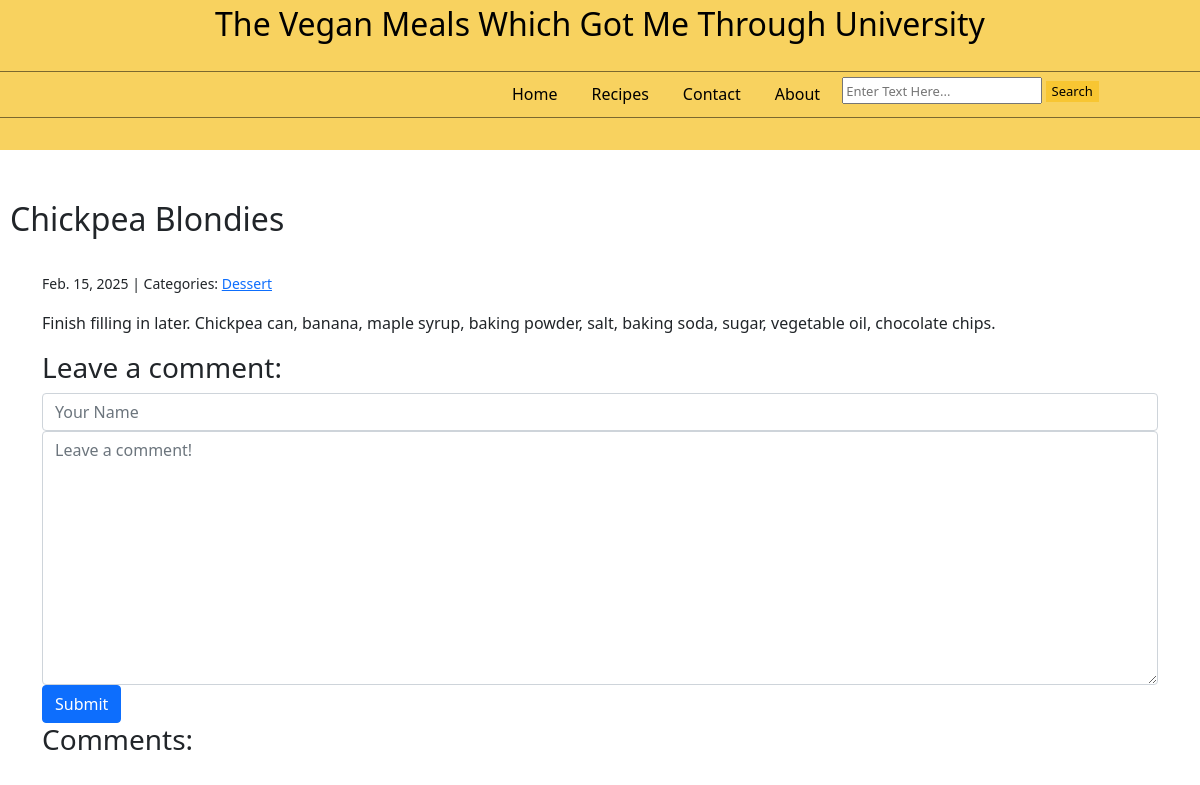
Page /post/6/ on the committed database.
### blog/models.py (models this page shows, shortened)
class Post(models.Model):
    title = models.CharField(max_length=255)
    body = models.TextField()
    created_on = models.DateTimeField(auto_now_add=True)
    last_modified = models.DateTimeField(auto_now=True)
    categories = models.ManyToManyField("Category", related_name="posts")

class Category(models.Model):
    name = models.CharField(max_length=30)
    class Meta:
        verbose_name_plural = "categories"

### blog/views.py (the view, shortened to what this page needs)
# urls.py: path("post/<int:pk>/", views.blog_detail, name="blog_detail"),
def blog_detail(request, pk):
    post = Post.objects.get(pk=pk)
    form = CommentForm()
    comments = Comment.objects.filter(post=post)
    context = {
        "post": post,
        "comments": comments,
        "form" : CommentForm(),
    }
    return render(request, "blog/detail.html", context)

### blog/forms.py
class CommentForm(forms.Form):
    author = forms.CharField(
        max_length=60,
        widget=forms.TextInput(
            attrs={"class": "form-control", "placeholder": "Your Name"}
        ),
    )
    body = forms.CharField(
        widget=forms.Textarea(
            attrs={"class": "form-control", "placeholder": "Leave a comment!"}
        )
    )

### blog/templates/blog/detail.html (shortened to what this page needs)
<!DOCTYPE html>
<html lang="en">
<head>
    {% load static %}
    <link rel="stylesheet" href="https://cdnjs.cloudflare.com/ajax/libs/font-awesome/5.15.4/css/all.min.css" />
    <link rel="stylesheet" href="https://cdn.simplecss.org/simple.min.css">
    <link rel="stylesheet" href="{% static 'css/bootstrap.min.css' %}">
    <div class="header" style="font-size: xx-large;">
        <center>The Vegan Meals Which Got Me Through University  </center>
        <div class="line" style="border-top: 1px solid #000; opacity: 50%;  position: relative; top: 23px;"></div>
            <div class="header_buttons"  style="display:inline-flex; position: relative; top: 18px; left:500px;">
                <center><a href = "{% url 'blog_index' %}" class="btn btn-secondary" style="background-color: rgb(248, 210, 95); color:#000; margin-right: 10px; border: 0px;">Home</a></center>
                <center><a href = "{% url 'blog_index' %}" class="btn btn-secondary" style="background-color: rgb(248, 210, 95); color:#000; margin-right: 10px; border: 0px;">Recipes</a></center>
                <center><a href = "{% url 'contact' %}" class="btn btn-secondary" style="background-color: rgb(248, 210, 95); color:#000; margin-right: 10px; border: 0px;">Contact</a></center>
                <center><a href = "{% url 'blog_index' %}" class="btn btn-secondary" style="background-color: rgb(248, 210, 95); color:#000; margin-right: 10px; border: 0px;">About</a></center>
                <form method="post" style="height: 0px; z-index: 2; position: relative; font-size: small; top: 10px;">
                    <input type="text" style="height: 27px; width: 200px;" placeholder="Enter Text Here...">
                    <button type="submit" style="background-color: rgb(248, 198, 50); border: 0px;">Search</button>
                </form>
            </div>
        <div class="line" style="border-top: 1px solid #000; opacity: 50%; top: 20px; position: relative;"></div>
    </div>
</head>
<body>
    <h2 style="position: relative; top: 200px; left: 10px;">{{ post.title }}</h2>
    <div class="container" style="position: relative; top: 225px;">
        {% block page_content %}
            <small>
                {{ post.created_on.date }} | Categories:
                {% for category in post.categories.all %}
                    <a href="{% url 'blog_category' category.name %}">
                        {{ category.name }}
                    </a>
                {% endfor %}
            </small>
            <p>{{ post.body | linebreaks }}</p>
            <h3>Leave a comment:</h3>
            <form method="post">
                <div>
                    {{ form.author }}
                </div>
                <div>
                    {{ form.body }}
                </div>
                <button type="submit" class="btn btn-primary">Submit</button>
            </form>
            <h3>Comments:</h3>
        {% endblock page_content %}
    </div>
</body>

### blog/templates/blog/detail.html (style rules this page uses)
.header { background-color: rgb(248, 210, 95); color: #000; height: 150px; width:100%; z-index: 1; position: absolute; }

### rows in the picture
Post: title "Chickpea Blondies", created_on "Feb. 15, 2025", body "Finish filling in later. Chickpea can, banana, maple syrup, baking powder, salt, baking soda, sugar, vegetable oil, chocolate chips."
Category: name "Dessert"
